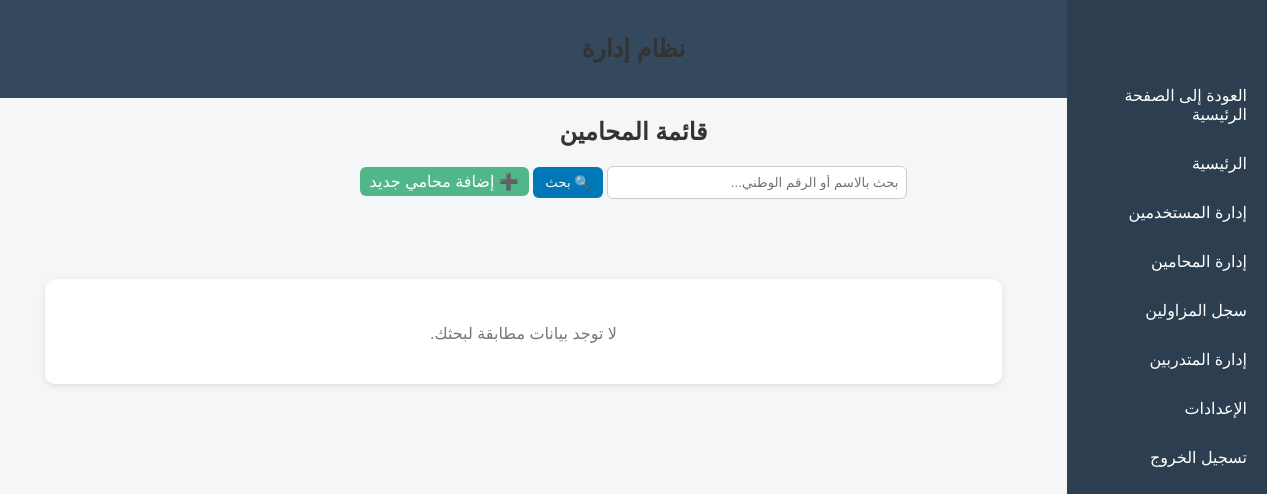
The app's page /admin/lawyers/syndicate_lawyers.php (signed in), older data.
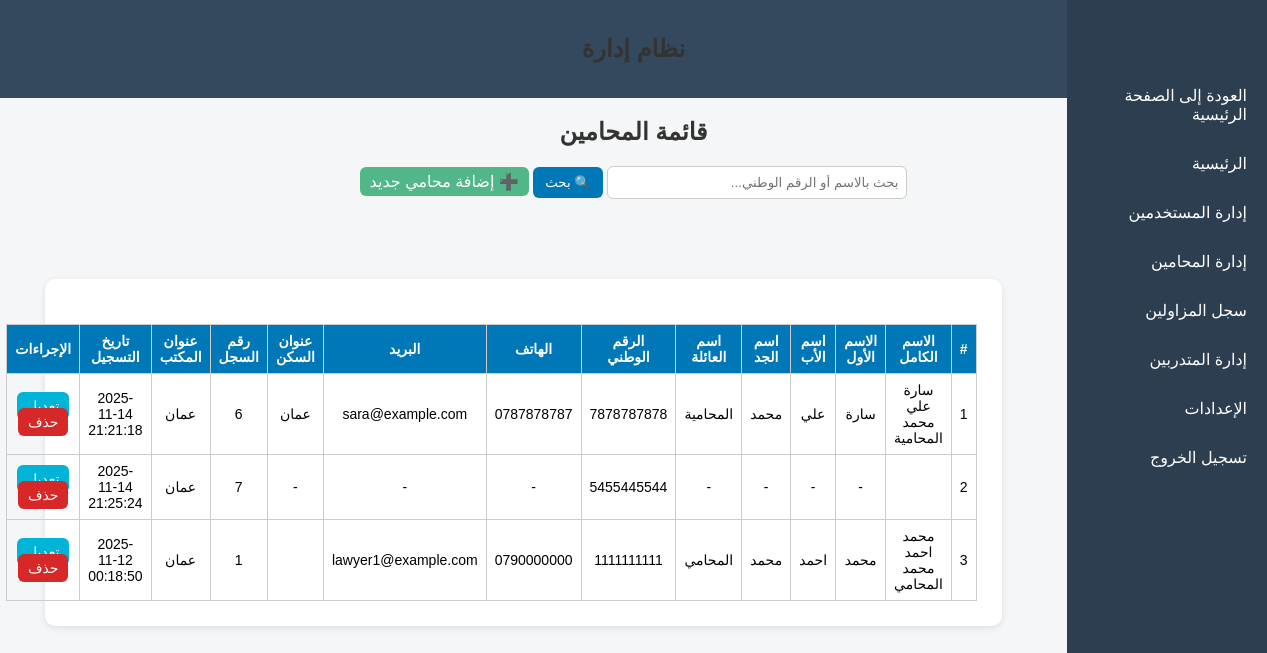
The same page, newer data.
### tables this page shows
CREATE TABLE `lawyers_syndicate` (
  `syndicate_id` int(11) NOT NULL,
  `lawyer_name` varchar(200) NOT NULL,
  `national_id` varchar(30) NOT NULL,
  `office_address` varchar(255) DEFAULT NULL,
  `phone` varchar(30) DEFAULT NULL,
  `email` varchar(150) DEFAULT NULL,
  `notes` text DEFAULT NULL,
  `created_at` datetime NOT NULL DEFAULT current_timestamp(),
  `full_name` varchar(200) DEFAULT NULL,
  `first_name` varchar(100) DEFAULT NULL,
  `father_name` varchar(100) DEFAULT NULL,
  `grandfather_name` varchar(100) DEFAULT NULL,
  `family_name` varchar(100) DEFAULT NULL,
  `highschool_certificate` enum('نعم','لا') DEFAULT 'لا',
  `university_degree` enum('بكالوريوس','ماجستير','دكتوراه') DEFAULT NULL,
  `no_conviction_doc` varchar(255) DEFAULT NULL,
  `good_conduct_doc` varchar(255) DEFAULT NULL,
  `social_security` enum('نعم','لا') DEFAULT 'لا',
  `social_security_number` varchar(100) DEFAULT NULL
);

CREATE TABLE `users` (
  `user_id` int(11) NOT NULL,
  `full_name` varchar(200) NOT NULL,
  `national_id` varchar(30) NOT NULL,
  `phone` varchar(30) DEFAULT NULL,
  `email` varchar(150) NOT NULL,
  `address` varchar(255) DEFAULT NULL,
  `password` varchar(255) NOT NULL,
  `role` enum('trainee','lawyer','admin') NOT NULL DEFAULT 'trainee',
  `created_at` datetime NOT NULL DEFAULT current_timestamp(),
  `updated_at` datetime NOT NULL DEFAULT current_timestamp() ON UPDATE current_timestamp(),
  `first_name` varchar(100) DEFAULT NULL,
  `father_name` varchar(100) DEFAULT NULL,
  `grandfather_name` varchar(100) DEFAULT NULL,
  `family_name` varchar(100) DEFAULT NULL,
  `home_address` varchar(255) DEFAULT NULL,
  `office_address` varchar(255) DEFAULT NULL,
  `highschool_certificate` enum('نعم','لا') DEFAULT 'لا',
  `university_degree` enum('بكالوريوس','ماجستير','دكتوراه') DEFAULT NULL,
  `no_conviction_doc` varchar(255) DEFAULT NULL,
  `good_conduct_doc` varchar(255) DEFAULT NULL,
  `social_security` enum('نعم','لا') DEFAULT 'لا',
  `social_security_number` varchar(100) DEFAULT NULL
);

### admin/lawyers/syndicate_lawyers.php (the view, shortened to what this page needs)
<?php
require_once("../../config/db.php");
include("../includes/header.php");
$search = isset($_GET['search']) ? trim($_GET['search']) : '';
$query = "
    SELECT lm.*, u.full_name, u.first_name, u.father_name, u.grandfather_name, u.family_name,
           u.national_id AS user_national_id, u.phone, u.email, u.home_address
    FROM lawyers_syndicate lm
    LEFT JOIN lawyers l ON lm.syndicate_id = l.syndicate_id
    LEFT JOIN users u ON l.user_id = u.user_id
";
$query .= " ORDER BY lm.lawyer_name ASC";
$stmt = $pdo->prepare($query);
if ($search) {
    $stmt->execute([":s" => "%$search%"]);
} else {
    $stmt->execute();
}
$lawyers = $stmt->fetchAll(PDO::FETCH_ASSOC);
?>
<!DOCTYPE html>
<html lang="ar" dir="rtl">
<head>
<link rel="stylesheet" href="../../assets/css/admin.css">
</head>
<body>
<h2>قائمة المحامين</h2>
<form method="GET">
    <input type="text" name="search" placeholder="بحث بالاسم أو الرقم الوطني..." value="<?= htmlspecialchars($search) ?>">
    <button type="submit">🔍 بحث</button>
    <a href="add_syndicate_lawyer.php" class="btn" style="background:#52b788;">➕ إضافة محامي جديد</a>
</form>
<div class="admin-container">
<?php include("../includes/sidebar.php"); ?>
<div class="container">
<?php if ($lawyers): ?>
<table>
<thead>
<tr>
    <th>#</th>
    <th>الاسم الكامل</th>
    <th>الاسم الأول</th>
    <th>اسم الأب</th>
    <th>اسم الجد</th>
    <th>اسم العائلة</th>
    <th>الرقم الوطني</th>
    <th>الهاتف</th>
    <th>البريد</th>
    <th>عنوان السكن</th>
    <th>رقم السجل</th>
    <th>عنوان المكتب</th>
    <th>تاريخ التسجيل</th>
    <th>الإجراءات</th>
</tr>
</thead>
<tbody>
<?php foreach ($lawyers as $i => $l): ?>
<tr>
    <td><?= $i+1 ?></td>
    <td><?= htmlspecialchars($l['full_name'] ?? $l['full_name']) ?></td>
    <td><?= htmlspecialchars($l['first_name'] ?? '-') ?></td>
    <td><?= htmlspecialchars($l['father_name'] ?? '-') ?></td>
    <td><?= htmlspecialchars($l['grandfather_name'] ?? '-') ?></td>
    <td><?= htmlspecialchars($l['family_name'] ?? '-') ?></td>
    <td><?= htmlspecialchars($l['national_id'] ?? $l['user_national_id']) ?></td>
    <td><?= htmlspecialchars($l['phone'] ?? '-') ?></td>
    <td><?= htmlspecialchars($l['email'] ?? '-') ?></td>
    <td><?= htmlspecialchars($l['home_address'] ?? '-') ?></td>
    <td><?= htmlspecialchars($l['syndicate_id']) ?></td>
    <td><?= htmlspecialchars($l['office_address'] ?? '-') ?></td>
    <td><?= htmlspecialchars($l['created_at'] ?? '-') ?></td>
    <td>
        <a href="edit_syndicate_lawyer.php?id=<?= $l['syndicate_id'] ?>" class="btn edit-btn">تعديل</a>
        <a href="delete_syndicate_lawyer.php?id=<?= $l['syndicate_id'] ?>" class="btn delete-btn" onclick="return confirm('هل أنت متأكد من حذف هذا المحامي؟')">حذف</a>
    </td>
</tr>
<?php endforeach; ?>
</tbody>
</table>
<?php else: ?>
<p class="no-data">لا توجد بيانات مطابقة لبحثك.</p>
<?php endif; ?>
</div>
</div>
</body>
</html>

### admin/includes/header.php
<header class="admin-header">
  <h2>نظام إدارة</h2>
</header>

### admin/includes/sidebar.php
<aside class="admin-sidebar">
  <ul>
    <li><a href="/mutadarrib/index.php">العودة إلى الصفحة الرئيسية</a></li>
    <li><a href="/mutadarrib/admin/dashboard.php">الرئيسية</a></li>
    <li><a href="/mutadarrib/admin/users/users.php">إدارة المستخدمين</a></li>
    <li><a href="/mutadarrib/admin/lawyers/lawyers.php">إدارة المحامين</a></li>
    <li><a href="/mutadarrib/admin/lawyers/syndicate_lawyers.php">سجل المزاولين</a></li>
    <li><a href="/mutadarrib/admin/trainees/trainees.php">إدارة المتدربين</a></li>
    <li><a href="/mutadarrib/admin/settings.php">الإعدادات</a></li>
    <li><a href="/mutadarrib/auth/logout.php">تسجيل الخروج</a></li>
  </ul>
</aside>

### assets/css/admin.css (style rules this page uses)
body { font-family: "Cairo", sans-serif; background-color: #f4f6f8; direction: rtl; margin: 0; padding: 0; }
.admin-container { margin-right: 220px; padding: 20px; }
.admin-sidebar { width: 200px; background-color: #2c3e50; color: white; height: 100vh; position: fixed; right: 0; top: 0; padding-top: 60px; }
.admin-sidebar ul { list-style: none; padding: 0; }
.admin-sidebar li { margin: 10px 0; }
.admin-sidebar a { color: white; text-decoration: none; display: block; padding: 10px 20px; }
.admin-header { background-color: #34495e; color: white; padding: 15px; text-align: right; }
.container { width: 90%; margin: 40px auto; background: #fff; padding: 25px; border-radius: 10px; box-shadow: 0 2px 6px rgba(0,0,0,0.1); }
h2 { text-align: center; margin-bottom: 20px; color: #333; }
form { text-align: center; margin-bottom: 20px; }
input[type="text"] { padding: 8px; width: 300px; border-radius: 6px; border: 1px solid #ccc; }
button { padding: 8px 12px; background-color: #0077b6; color: #fff; border: none; border-radius: 6px; cursor: pointer; }
table { width: 100%; border-collapse: collapse; margin-top: 15px; }
th, td { padding: 10px; text-align: center; border-bottom: 1px solid #ddd; }
th { background-color: #0077b6; color: white; }
.no-data { text-align: center; color: #777; margin-top: 20px; }

### admin/lawyers/syndicate_lawyers.php (style rules this page uses)
table { width:100%; border-collapse:collapse; margin-top:20px; font-size:14px; }
th, td { padding:8px; border:1px solid #ccc; text-align:center; }
th { background:#0077b6; color:white; }
.btn { padding:6px 10px; border-radius:6px; color:white; text-decoration:none; }
.edit-btn { background:#00b4d8; }
.delete-btn { background:#d62828; }

Row changes from the older to the newer data that the page shows:
added lawyers_syndicate: users.full_name "سارة علي محمد المحامية", users.first_name "سارة", users.father_name "علي", users.grandfather_name "محمد", users.family_name "المحامية", national "7878787878", users.phone "0787878787", users.email "sara@example.com", users.home_address "عمان", syndicate_id "6", office_address "عمان", created_at "2025-11-14 21:21:18"
added lawyers_syndicate: first_name "-", father_name "-", grandfather_name "-", family_name "-", national "5455445544", phone "-", email "-", home_address "-", syndicate_id "7", office_address "عمان", created_at "2025-11-14 21:25:24"
added lawyers_syndicate: users.full_name "محمد احمد محمد المحامي", users.first_name "محمد", users.father_name "احمد", users.grandfather_name "محمد", users.family_name "المحامي", national "1111111111", users.phone "0790000000", users.email "lawyer1@example.com", syndicate_id "1", office_address "عمان", created_at "2025-11-12 00:18:50"
Text that changed along with them:
text no longer shown: "لا توجد بيانات مطابقة لبحثك."
text now shown: "# الاسم الكامل الاسم الأول اسم الأب اسم الجد اسم العائلة الرقم الوطني الهاتف البريد عنوان السكن رقم السجل عنوان المكتب تاريخ التسجيل الإجراءات"
